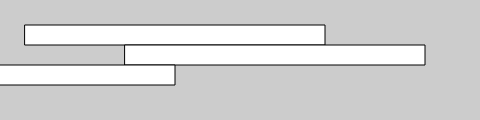
Frame 1 (no input)
Frame 60 (no input): blank canvas, image omitted
Frame 120 (the mouse pressed at the canvas centre since frame 60): blank canvas, image omitted

The p5.js sketch that drew this single still picture (run headless with seeded random() and noise() and a simulated clock; from frame 60 on, the mouse is pressed at the canvas centre):

// p5.js sketch
// ── sketch.js

//sketch from Getting Started in P5js Ex 4-4
var x = 25;
var h = 20;
var y = 25;

function setup() {
  createCanvas(480, 120);
}

function draw() {
  background(204);

  rect(x, y, 300, h);        // Top
  x = x + 100;
  rect(x, y + h, 300, h);    // Middle
  x = x - 250;
  rect(x, y + h*2, 300, h);  // Bottom
}
